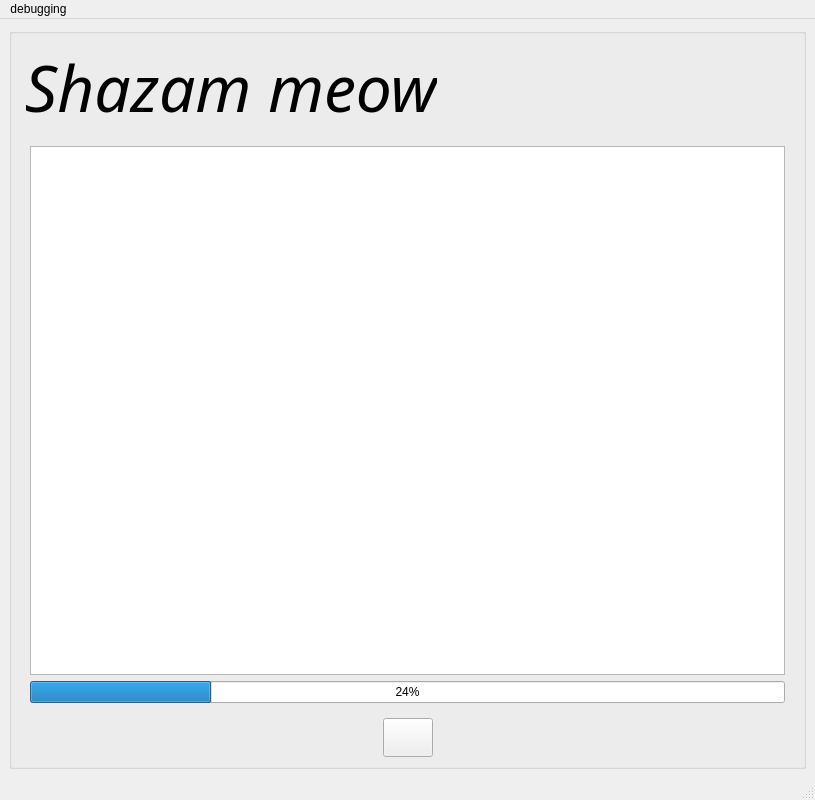
<?xml version="1.0" encoding="UTF-8"?>
<ui version="4.0">
 <class>MainWindow</class>
 <widget class="QMainWindow" name="MainWindow">
  <property name="geometry">
   <rect>
    <x>0</x>
    <y>0</y>
    <width>815</width>
    <height>800</height>
   </rect>
  </property>
  <property name="windowTitle">
   <string>MainWindow</string>
  </property>
  <widget class="QWidget" name="centralwidget">
   <layout class="QVBoxLayout" name="verticalLayout_2">
    <item>
     <widget class="QGroupBox" name="groupBox">
      <property name="title">
       <string/>
      </property>
      <property name="alignment">
       <set>Qt::AlignCenter</set>
      </property>
      <layout class="QVBoxLayout" name="verticalLayout">
       <item>
        <layout class="QHBoxLayout" name="horizontalLayout">
         <item>
          <widget class="QLabel" name="label">
           <property name="font">
            <font>
             <family>Brush Script MT</family>
             <pointsize>48</pointsize>
             <italic>true</italic>
            </font>
           </property>
           <property name="text">
            <string>Shazam meow</string>
           </property>
           <property name="alignment">
            <set>Qt::AlignRight|Qt::AlignTrailing|Qt::AlignVCenter</set>
           </property>
          </widget>
         </item>
         <item>
          <widget class="QLabel" name="label_2">
           <property name="text">
            <string/>
           </property>
           <property name="pixmap">
            <pixmap resource="resources.qrc">:/icons/assets/icons/icons8-micro-100.png</pixmap>
           </property>
           <property name="alignment">
            <set>Qt::AlignLeading|Qt::AlignLeft|Qt::AlignVCenter</set>
           </property>
          </widget>
         </item>
        </layout>
       </item>
       <item>
        <widget class="QWidget" name="plotWidget" native="true">
         <property name="minimumSize">
          <size>
           <width>500</width>
           <height>100</height>
          </size>
         </property>
         <layout class="QVBoxLayout" name="verticalLayout_4">
          <item>
           <widget class="PlotWidget" name="graphicsView"/>
          </item>
          <item>
           <widget class="QProgressBar" name="progressBar">
            <property name="value">
             <number>24</number>
            </property>
           </widget>
          </item>
         </layout>
        </widget>
       </item>
       <item>
        <layout class="QHBoxLayout" name="horizontalLayout_2">
         <item>
          <spacer name="horizontalSpacer">
           <property name="orientation">
            <enum>Qt::Horizontal</enum>
           </property>
           <property name="sizeHint" stdset="0">
            <size>
             <width>40</width>
             <height>20</height>
            </size>
           </property>
          </spacer>
         </item>
         <item>
          <widget class="QPushButton" name="btn_play">
           <property name="maximumSize">
            <size>
             <width>50</width>
             <height>50</height>
            </size>
           </property>
           <property name="font">
            <font>
             <pointsize>20</pointsize>
            </font>
           </property>
           <property name="layoutDirection">
            <enum>Qt::LeftToRight</enum>
           </property>
           <property name="text">
            <string/>
           </property>
           <property name="icon">
            <iconset>
             <normalon>:/icons/assets/icons/play.png</normalon>
            </iconset>
           </property>
           <property name="iconSize">
            <size>
             <width>400</width>
             <height>400</height>
            </size>
           </property>
          </widget>
         </item>
         <item>
          <spacer name="horizontalSpacer_2">
           <property name="orientation">
            <enum>Qt::Horizontal</enum>
           </property>
           <property name="sizeHint" stdset="0">
            <size>
             <width>40</width>
             <height>20</height>
            </size>
           </property>
          </spacer>
         </item>
        </layout>
       </item>
      </layout>
     </widget>
    </item>
   </layout>
  </widget>
  <widget class="QMenuBar" name="menubar">
   <property name="geometry">
    <rect>
     <x>0</x>
     <y>0</y>
     <width>815</width>
     <height>26</height>
    </rect>
   </property>
   <widget class="QMenu" name="menusettings">
    <property name="title">
     <string>debugging</string>
    </property>
    <addaction name="actionperiodogram"/>
   </widget>
   <addaction name="menusettings"/>
  </widget>
  <widget class="QStatusBar" name="statusbar"/>
  <action name="actionperiodogram">
   <property name="text">
    <string>periodogram</string>
   </property>
  </action>
 </widget>
 <customwidgets>
  <customwidget>
   <class>PlotWidget</class>
   <extends>QGraphicsView</extends>
   <header>pyqtgraph</header>
  </customwidget>
 </customwidgets>
 <resources>
  <include location="resources.qrc"/>
 </resources>
 <connections/>
</ui>
